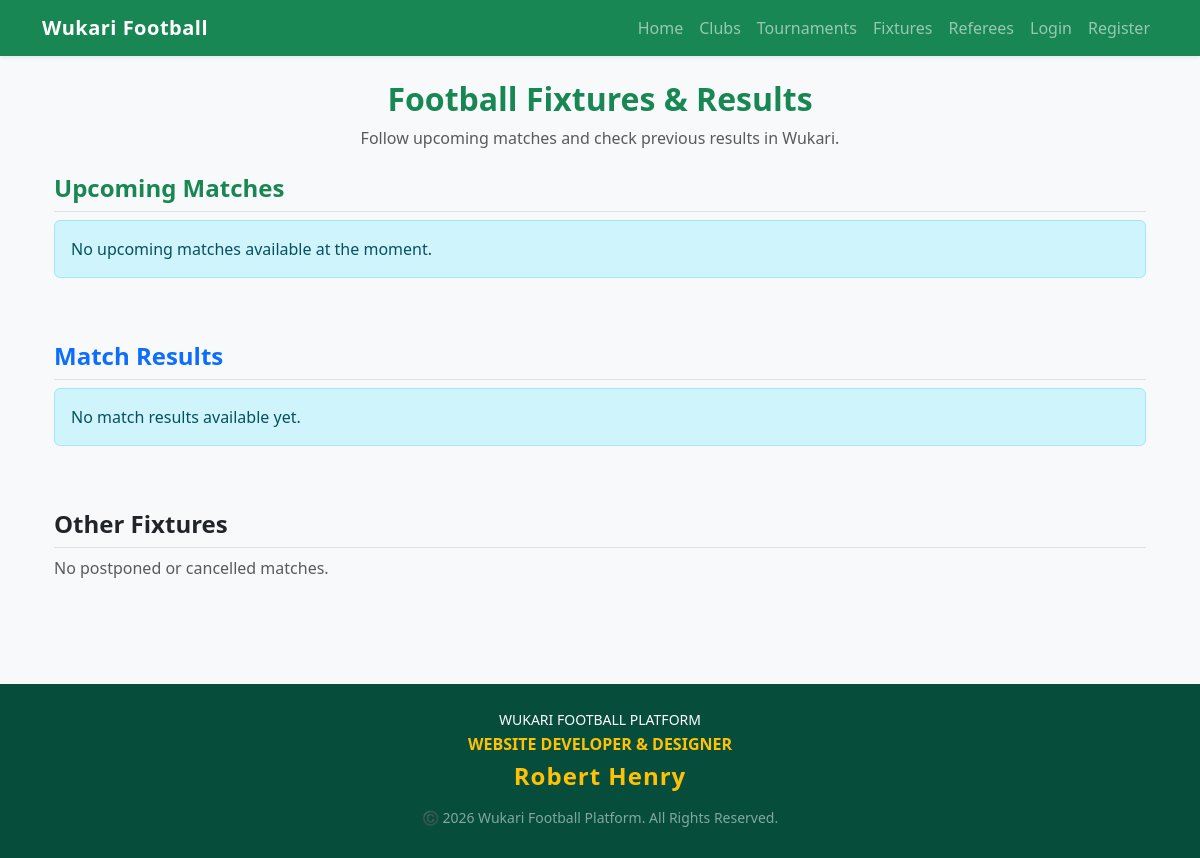
/fixtures/, run on an earlier commit of the app's database.
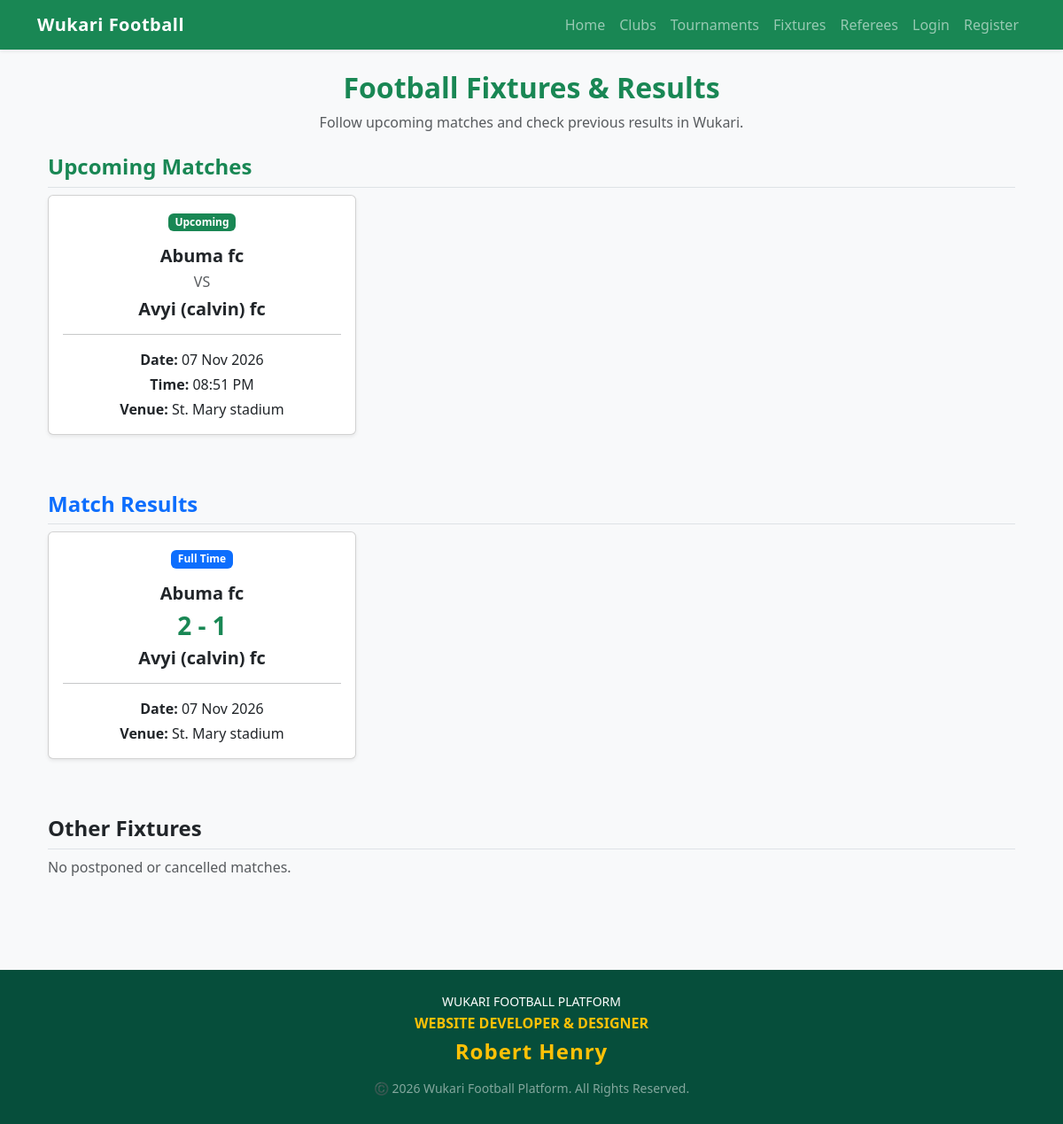
And on a later commit of the database.
### players/models.py (models this page shows, shortened)
class Fixture(models.Model):
    STATUS_CHOICES = [
        ('UPCOMING', 'Upcoming'),
        ('COMPLETED', 'Completed'),
        ('POSTPONED', 'Postponed'),
        ('CANCELLED', 'Cancelled'),
    ]
    home_club = models.ForeignKey(Club, on_delete=models.CASCADE, related_name='home_fixtures')
    away_club = models.ForeignKey(Club, on_delete=models.CASCADE, related_name='away_fixtures')
    match_date = models.DateField()
    match_time = models.TimeField()
    venue = models.CharField(max_length=200)
    home_score = models.PositiveIntegerField(null=True, blank=True)
    away_score = models.PositiveIntegerField(null=True, blank=True)
    status = models.CharField(max_length=10, choices=STATUS_CHOICES, default='UPCOMING')
    created_at = models.DateTimeField(auto_now_add=True)
    class Meta:
        ordering = ['match_date', 'match_time']

class Club(models.Model):
    name = models.CharField(max_length=200, unique=True)
    location = models.CharField(max_length=200)
    description = models.TextField(blank=True)
    logo = CloudinaryField('image', blank=True, null=True)
    created_at = models.DateTimeField(auto_now_add=True)

### players/views.py (the view)
# urls.py: path('fixtures/', views.fixture_list, name='fixture_list'),
def fixture_list(request):
    upcoming_fixtures = Fixture.objects.filter(status='UPCOMING').select_related('home_club', 'away_club')
    completed_fixtures = Fixture.objects.filter(status='COMPLETED').select_related('home_club', 'away_club')
    other_fixtures = Fixture.objects.filter(status__in=['POSTPONED', 'CANCELLED']).select_related('home_club', 'away_club')
    return render(request, 'players/fixture_list.html', {
        'upcoming_fixtures': upcoming_fixtures,
        'completed_fixtures': completed_fixtures,
        'other_fixtures': other_fixtures,
    })

### players/templates/players/fixture_list.html
{% extends 'players/base.html' %}
{% block content %}
<div class="container">
    <div class="text-center mb-4">
        <h2 class="fw-bold text-success">Football Fixtures & Results</h2>
        <p class="text-muted">
            Follow upcoming matches and check previous results in Wukari.
        </p>
    </div>
    <div class="mb-5">
        <h4 class="fw-bold border-bottom pb-2">
            <span class="text-success">Upcoming Matches</span>
        </h4>
        <div class="row">
            {% for fixture in upcoming_fixtures %}
            <div class="col-md-6 col-lg-4 mb-3">
                <div class="card shadow-sm h-100">
                    <div class="card-body text-center">
                        <span class="badge bg-success mb-3">
                            Upcoming
                        </span>
                        <h5 class="fw-bold">
                            {{ fixture.home_club.name }}
                        </h5>
                        <h6 class="text-muted">VS</h6>
                        <h5 class="fw-bold">
                            {{ fixture.away_club.name }}
                        </h5>
                        <hr>
                        <p class="mb-1">
                            <strong>Date:</strong>
                            {{ fixture.match_date|date:"d M Y" }}
                        </p>
                        <p class="mb-1">
                            <strong>Time:</strong>
                            {{ fixture.match_time|time:"h:i A" }}
                        </p>
                        <p class="mb-0">
                            <strong>Venue:</strong>
                            {{ fixture.venue }}
                        </p>
                    </div>
                </div>
            </div>
            {% empty %}
            <div class="col-12">
                <div class="alert alert-info">
                    No upcoming matches available at the moment.
                </div>
            </div>
            {% endfor %}
        </div>
    </div>
    <div class="mb-5">
        <h4 class="fw-bold border-bottom pb-2">
            <span class="text-primary">Match Results</span>
        </h4>
        <div class="row">
            {% for fixture in completed_fixtures %}
            <div class="col-md-6 col-lg-4 mb-3">
                <div class="card shadow-sm h-100">
                    <div class="card-body text-center">
                        <span class="badge bg-primary mb-3">
                            Full Time
                        </span>
                        <h5 class="fw-bold">
                            {{ fixture.home_club.name }}
                        </h5>
                        <h3 class="fw-bold text-success">
                            {{ fixture.home_score }}
                            -
                            {{ fixture.away_score }}
                        </h3>
                        <h5 class="fw-bold">
                            {{ fixture.away_club.name }}
                        </h5>
                        <hr>
                        <p class="mb-1">
                            <strong>Date:</strong>
                            {{ fixture.match_date|date:"d M Y" }}
                        </p>
                        <p class="mb-0">
                            <strong>Venue:</strong>
                            {{ fixture.venue }}
                        </p>
                    </div>
                </div>
            </div>
            {% empty %}
            <div class="col-12">
                <div class="alert alert-info">
                    No match results available yet.
                </div>
            </div>
            {% endfor %}
        </div>
    </div>
    <div class="mb-4">
        <h4 class="fw-bold border-bottom pb-2">
            Other Fixtures
        </h4>
        <div class="row">
            {% for fixture in other_fixtures %}
            <div class="col-md-6 col-lg-4 mb-3">
                <div class="card shadow-sm h-100">
                    <div class="card-body text-center">
                        {% if fixture.status == 'POSTPONED' %}
                            <span class="badge bg-warning text-dark">
                                Postponed
                            </span>
                        {% else %}
                            <span class="badge bg-danger">
                                Cancelled
                            </span>
                        {% endif %}
                        <h5 class="fw-bold mt-3">
                            {{ fixture.home_club.name }}
                        </h5>
                        <h6 class="text-muted">VS</h6>
                        <h5 class="fw-bold">
                            {{ fixture.away_club.name }}
                        </h5>
                        <hr>
                        <p>
                            <strong>Date:</strong>
                            {{ fixture.match_date|date:"d M Y" }}
                        </p>
                        <p class="mb-0">
                            <strong>Venue:</strong>
                            {{ fixture.venue }}
                        </p>
                    </div>
                </div>
            </div>
            {% empty %}
            <div class="col-12">
                <p class="text-muted">
                    No postponed or cancelled matches.
                </p>
            </div>
            {% endfor %}
        </div>
    </div>
</div>
{% endblock %}

### players/templates/players/base.html (shortened to what this page needs)
<!DOCTYPE html>
<html lang="en">
<head>
    <link href="https://cdn.jsdelivr.net/npm/bootstrap@5.3.3/dist/css/bootstrap.min.css" rel="stylesheet">
</head>
<body>
    <nav class="navbar navbar-expand-lg navbar-dark bg-success shadow-sm">
        <div class="container">
            <a class="navbar-brand" href="{% url 'home' %}">
                Wukari Football
            </a>
            <div class="collapse navbar-collapse" id="navbarNav">
                <ul class="navbar-nav ms-auto align-items-lg-center">
                    <li class="nav-item">
                        <a class="nav-link" href="{% url 'home' %}">
                            Home
                        </a>
                    </li>
                    <li class="nav-item">
                        <a class="nav-link" href="{% url 'club_list' %}">
                            Clubs
                        </a>
                    </li>
                    <li class="nav-item">
                        <a class="nav-link" href="{% url 'tournament_list' %}">
                            Tournaments
                        </a>
                    </li>
                    <li class="nav-item">
                        <a class="nav-link" href="{% url 'fixture_list' %}">
                            Fixtures
                        </a>
                    </li>
                    <li class="nav-item">
                        <a class="nav-link" href="{% url 'referee_list' %}">
                            Referees
                        </a>
                    </li>
                    {% if user.is_authenticated %}
                        <li class="nav-item">
                            <span class="nav-link text-white">
                                Hello, {{ user.username }}
                            </span>
                        </li>
                        {% if user.playerprofile %}
                            <li class="nav-item">
                                <a class="nav-link"
                                   href="{% url 'player_detail' user.playerprofile.id %}">
                                    My Profile
                                </a>
                            </li>
                            <li class="nav-item">
                                <a class="nav-link"
                                   href="{% url 'edit_profile' %}">
                                    Edit Profile
                                </a>
                            </li>
                        {% else %}
                            <li class="nav-item">
                                <a class="nav-link"
                                   href="{% url 'create_profile' %}">
                                    Create Profile
                                </a>
                            </li>
                        {% endif %}
                        <li class="nav-item">
                            <form method="POST"
                                  action="{% url 'player_logout' %}"
                                  class="d-inline">
                                {% csrf_token %}
                                <button type="submit"
                                        class="nav-link btn btn-link text-white text-decoration-none">
                                    Logout
                                </button>
                            </form>
                        </li>
                    {% else %}
                        <li class="nav-item">
                            <a class="nav-link" href="{% url 'login' %}">
                                Login
                            </a>
                        </li>
                        <li class="nav-item">
                            <a class="nav-link" href="{% url 'register' %}">
                                Register
                            </a>
                        </li>
                    {% endif %}
                </ul>
            </div>
        </div>
    </nav>
    <main>
        <div class="container mt-4 mb-5">
            {% block content %}
            {% endblock %}
        </div>
    </main>
    <footer class="developer-footer">
        <div class="container">
            <p class="small text-uppercase">
                Wukari Football Platform
            </p>
            <h6 class="text-warning fw-bold">
                WEBSITE DEVELOPER & DESIGNER
            </h6>
            <h4 class="developer-name">
                Robert Henry
            </h4>
            <p class="small mt-3 text-white-50">
                ©️ {% now "Y" %} Wukari Football Platform.
                All Rights Reserved.
            </p>
        </div>
    </footer>
</body>
</html>

### players/templates/players/base.html (style rules this page uses)
body { background-color: #f8f9fa; min-height: 100vh; display: flex; flex-direction: column; }
.navbar-brand { font-weight: 700; letter-spacing: 0.5px; }
.card { transition: transform 0.2s; }
main { flex: 1; }
.developer-footer { background-color: #064e3b; color: white; padding: 25px 15px; text-align: center; margin-top: 40px; }
.developer-footer .developer-name { color: #ffc107; font-weight: 700; letter-spacing: 1px; }
.developer-footer p { margin-bottom: 5px; }

What changed in the data, as far as the page shows it:
added Fixture: home_club.name "Abuma fc", away_club.name "Avyi (calvin) fc", match_date "07 Nov 2026", match_time "08:51 PM", venue "St. Mary stadium", shown under "Upcoming Matches"
added Fixture: home_club.name "Abuma fc", home_score "2", away_score "1", away_club.name "Avyi (calvin) fc", match_date "07 Nov 2026", venue "St. Mary stadium", shown under "Match Results"
Also different on the page:
text no longer shown: "No upcoming matches available at the moment. No match results available yet."
